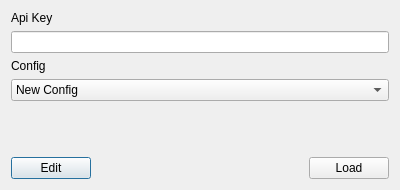
<?xml version="1.0" encoding="UTF-8"?>
<ui version="4.0">
 <class>ConfigDialog</class>
 <widget class="QDialog" name="ConfigDialog">
  <property name="geometry">
   <rect>
    <x>0</x>
    <y>0</y>
    <width>400</width>
    <height>190</height>
   </rect>
  </property>
  <property name="sizePolicy">
   <sizepolicy hsizetype="Preferred" vsizetype="Preferred">
    <horstretch>0</horstretch>
    <verstretch>0</verstretch>
   </sizepolicy>
  </property>
  <property name="maximumSize">
   <size>
    <width>16777215</width>
    <height>190</height>
   </size>
  </property>
  <property name="windowTitle">
   <string>Options - Mod Placer</string>
  </property>
  <layout class="QVBoxLayout" name="verticalLayout">
   <item>
    <widget class="QLabel" name="labelApi">
     <property name="text">
      <string>Api Key</string>
     </property>
    </widget>
   </item>
   <item>
    <widget class="QLineEdit" name="lineEditApi"/>
   </item>
   <item>
    <widget class="QLabel" name="labelConfig">
     <property name="text">
      <string>Config</string>
     </property>
    </widget>
   </item>
   <item>
    <widget class="QComboBox" name="comboBoxConfig">
     <item>
      <property name="text">
       <string>New Config</string>
      </property>
     </item>
    </widget>
   </item>
   <item>
    <spacer name="verticalSpacer">
     <property name="orientation">
      <enum>Qt::Vertical</enum>
     </property>
     <property name="sizeHint" stdset="0">
      <size>
       <width>20</width>
       <height>40</height>
      </size>
     </property>
    </spacer>
   </item>
   <item>
    <layout class="QHBoxLayout" name="horizontalLayoutButtons">
     <item>
      <widget class="QPushButton" name="pushButtonEdit">
       <property name="text">
        <string>Edit</string>
       </property>
      </widget>
     </item>
     <item>
      <spacer name="horizontalSpacer">
       <property name="orientation">
        <enum>Qt::Horizontal</enum>
       </property>
       <property name="sizeHint" stdset="0">
        <size>
         <width>40</width>
         <height>20</height>
        </size>
       </property>
      </spacer>
     </item>
     <item>
      <widget class="QPushButton" name="pushButtonLoad">
       <property name="text">
        <string>Load</string>
       </property>
      </widget>
     </item>
    </layout>
   </item>
  </layout>
 </widget>
 <resources/>
 <connections/>
</ui>
